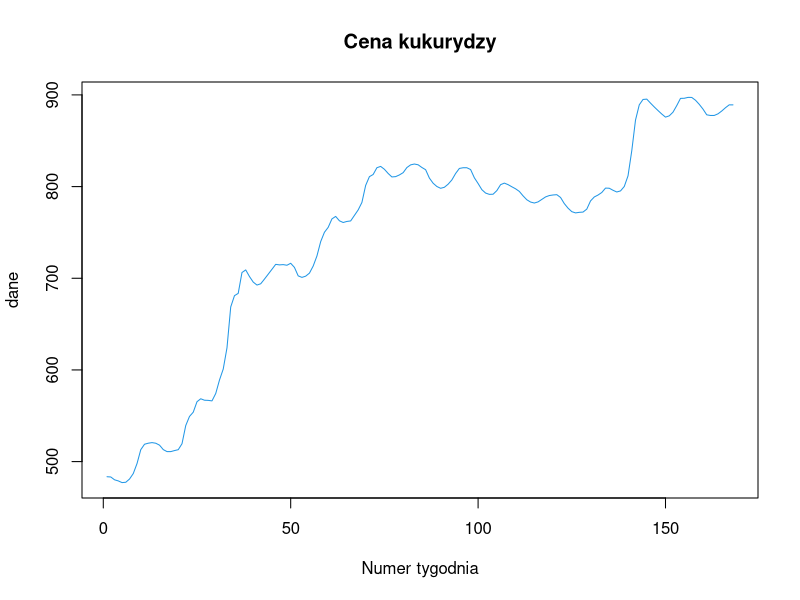
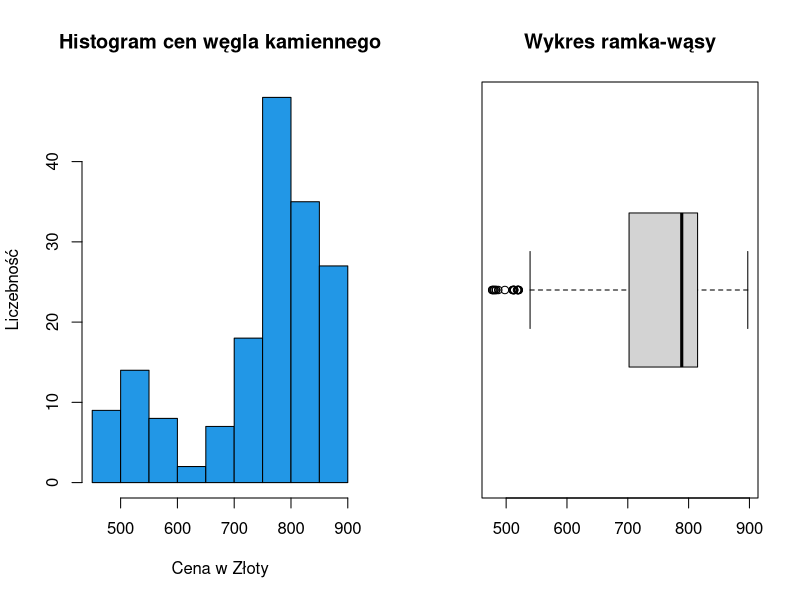
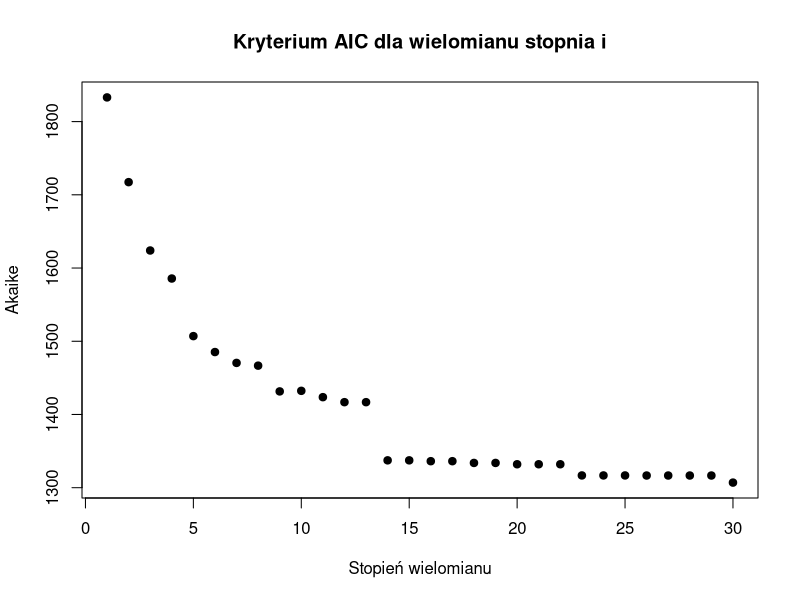
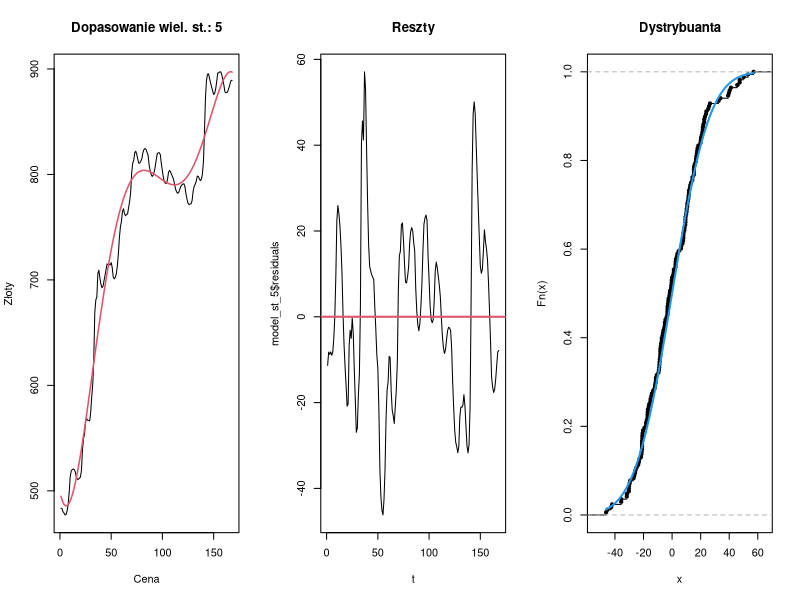
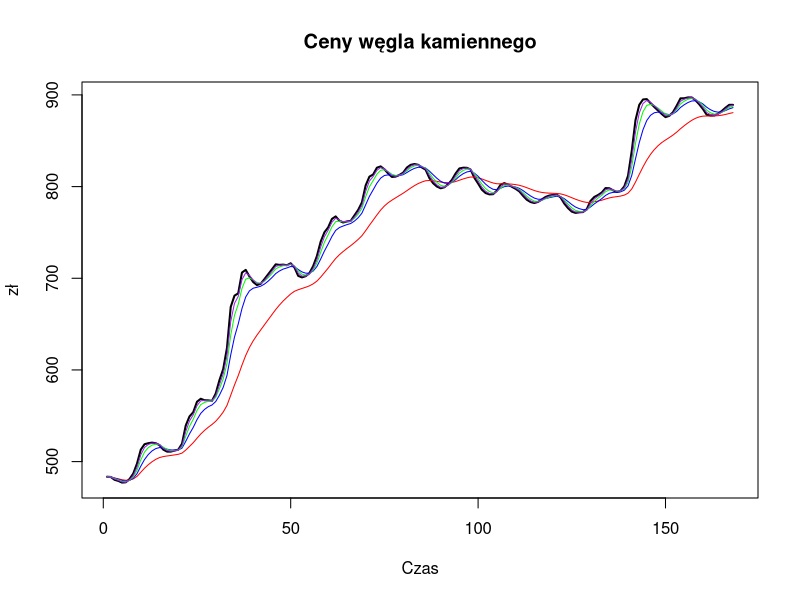
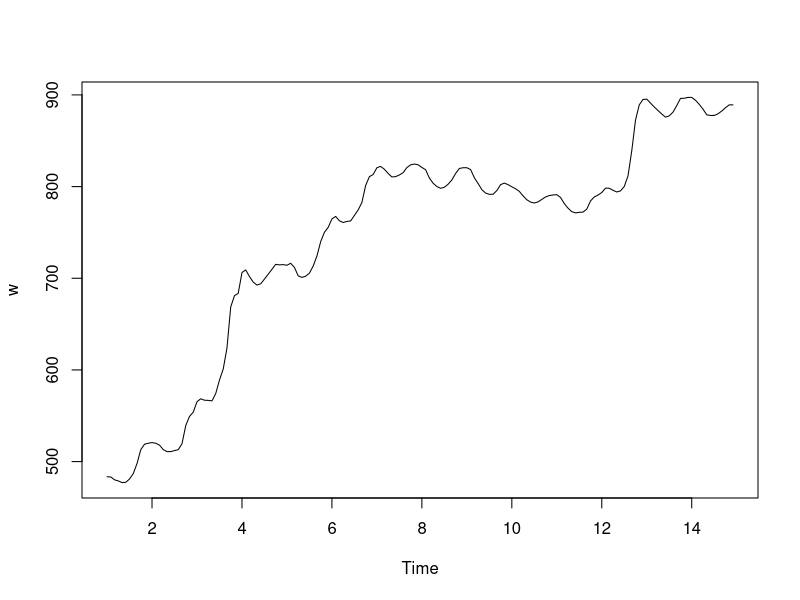
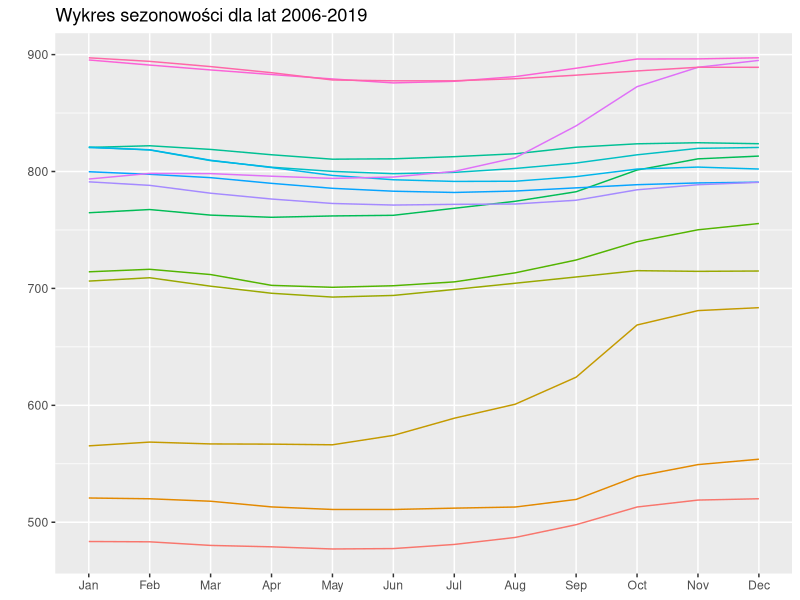

Write the R code that produced these figures, in order.
## ---- chunk 1
knitr::opts_chunk$set(echo = TRUE)
## ---- chunk 2
library(tidyverse)
library(readxl)
library(forecast)
## ---- chunk 3
dopasowanie_wielomianu <- function(szereg, stopien){
  t <- 1:length(szereg)
  macierz <- NULL
  for(i in 1:stopien){
    macierz <- cbind(macierz, t^i)
  }

  ramka <- data.frame(szereg, macierz)
  model <- lm(szereg ~ ., data = ramka)
  return(AIC(model))
}

wykładnicza <- function(x, mi, color){
  f <- NULL
  f[1] <- x[1]
  t <- length(x)
  for(i in 2:t){
    f[i] <- (1 - mi) / (1 - mi^i) * (x[i] + mi * (1 - mi^(i - 1))/(1 - mi) * f[i - 1])
  }
  lines(1:t, f, col = color)
}

## ---- chunk 4
dane <- read_excel("wegiel_kamienny_szereg.xlsx", range = "TABLICA!C4:FN6")

dane <- as.vector(dane[2, ])
dane <- as.numeric(unlist(dane))
## ---- chunk 5
macierz <- matrix(dane, ncol = 14, byrow = TRUE)
## ---- chunk 6
dane <- as.vector(macierz)
t <- 1:length(dane)
## ---- chunk 7
plot(y=dane,x=t,col=4, main ="Cena kukurydzy", type ="l", xlab = "Numer tygodnia" )
## ---- chunk 8
par(mfrow = c(1, 2)) 
hist(dane, breaks = 15, col = 4, main = "Histogram cen węgla kamiennego",
     xlab = "Cena w Złoty", ylab = "Liczebność", prob = FALSE)
boxplot(dane, col = "lightgrey", main = "Wykres ramka-wąsy", horizontal = TRUE)
par(mfrow = c(1, 1))  
## ---- chunk 9
summary(dane)
## ---- chunk 10
Akaike <- c()
for(i in 1:30){
  Akaike <- cbind(Akaike, dopasowanie_wielomianu(dane,i))
}
i=1:30
plot(i, Akaike,type="p", pch=19, main ="Kryterium AIC dla wielomianu stopnia i", xlab = "Stopień wielomianu" )
## ---- chunk 11
macierz <- c()
for(i in 1:5){
    macierz <- cbind(macierz, t^i)
  }

ramka <- data.frame(dane, macierz)
## ---- chunk 12
  par(mfrow = c(1, 3))
  model_st_5 <- lm(dane ~ ., data=ramka)
  plot(t, dane, type = "l",
       main = paste("Dopasowanie wiel. st.:", 5),
       ylab = "Złoty", xlab = "Cena")
  lines(t, model_st_5$fitted.values, col = 2, lwd = 1.5)

  plot(t, model_st_5$residuals, main = "Reszty", type = "l")
  abline(h = 0, col = 2, lwd = 2)

  plot(ecdf(model_st_5$residuals), main = "Dystrybuanta")
  x <- seq(from = min(model_st_5$residuals), to = max(model_st_5$residuals), length.out = 500)
  lines(x, pnorm(x, mean = 0, sd = sd(model_st_5$residuals)), col = 4, lwd = 2)
  par(mfrow = c(1, 1))
## ---- chunk 13
plot(dane, main = "Ceny węgla kamiennego", lwd = 2, type = "l", xlab = "Czas", ylab = "zł")
wykładnicza(dane, 0.9, "red")
wykładnicza(dane, 0.7, "blue")
wykładnicza(dane, 0.5, "green")
wykładnicza(dane, 0.3, "purple")
## ---- chunk 14
w <- ts(dane, frequency = 12)
plot(w, type = "l")


ggseasonplot(w, polar = FALSE, main = "Wykres sezonowości dla lat 2006-2019", xlab = NULL) + 
  theme(legend.position = "none")
